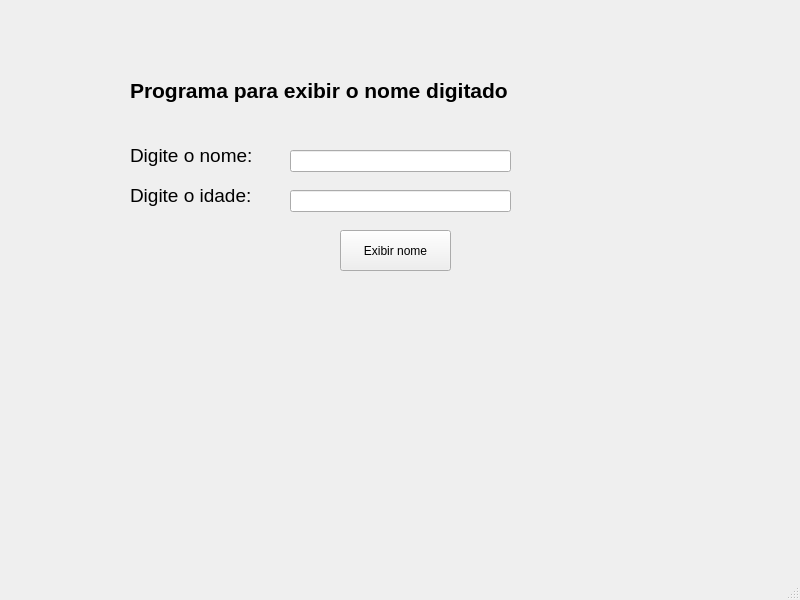
<?xml version="1.0" encoding="UTF-8"?>
<ui version="4.0">
 <class>MainWindow</class>
 <widget class="QMainWindow" name="MainWindow">
  <property name="geometry">
   <rect>
    <x>0</x>
    <y>0</y>
    <width>800</width>
    <height>600</height>
   </rect>
  </property>
  <property name="windowTitle">
   <string>MainWindow</string>
  </property>
  <widget class="QWidget" name="centralwidget">
   <widget class="QLabel" name="label_Titulo">
    <property name="geometry">
     <rect>
      <x>130</x>
      <y>70</y>
      <width>521</width>
      <height>41</height>
     </rect>
    </property>
    <property name="font">
     <font>
      <pointsize>16</pointsize>
      <weight>75</weight>
      <bold>true</bold>
     </font>
    </property>
    <property name="text">
     <string>Programa para exibir o nome digitado</string>
    </property>
   </widget>
   <widget class="QLabel" name="label_nome">
    <property name="geometry">
     <rect>
      <x>130</x>
      <y>140</y>
      <width>151</width>
      <height>31</height>
     </rect>
    </property>
    <property name="font">
     <font>
      <pointsize>14</pointsize>
     </font>
    </property>
    <property name="text">
     <string>Digite o nome:</string>
    </property>
   </widget>
   <widget class="QPushButton" name="pushButton_Exibir">
    <property name="geometry">
     <rect>
      <x>340</x>
      <y>230</y>
      <width>111</width>
      <height>41</height>
     </rect>
    </property>
    <property name="text">
     <string>Exibir nome</string>
    </property>
   </widget>
   <widget class="QLabel" name="label_Resposta">
    <property name="geometry">
     <rect>
      <x>150</x>
      <y>350</y>
      <width>191</width>
      <height>131</height>
     </rect>
    </property>
    <property name="font">
     <font>
      <pointsize>12</pointsize>
     </font>
    </property>
    <property name="text">
     <string/>
    </property>
    <property name="wordWrap">
     <bool>true</bool>
    </property>
   </widget>
   <widget class="QLineEdit" name="lineEdit_Nome">
    <property name="geometry">
     <rect>
      <x>290</x>
      <y>150</y>
      <width>221</width>
      <height>22</height>
     </rect>
    </property>
   </widget>
   <widget class="QLabel" name="label_idade">
    <property name="geometry">
     <rect>
      <x>130</x>
      <y>180</y>
      <width>151</width>
      <height>31</height>
     </rect>
    </property>
    <property name="font">
     <font>
      <pointsize>14</pointsize>
     </font>
    </property>
    <property name="text">
     <string>Digite o idade:</string>
    </property>
   </widget>
   <widget class="QLineEdit" name="lineEdit_idade">
    <property name="geometry">
     <rect>
      <x>290</x>
      <y>190</y>
      <width>221</width>
      <height>22</height>
     </rect>
    </property>
   </widget>
  </widget>
  <widget class="QMenuBar" name="menubar">
   <property name="geometry">
    <rect>
     <x>0</x>
     <y>0</y>
     <width>800</width>
     <height>26</height>
    </rect>
   </property>
  </widget>
  <widget class="QStatusBar" name="statusbar"/>
 </widget>
 <resources/>
 <connections/>
</ui>
